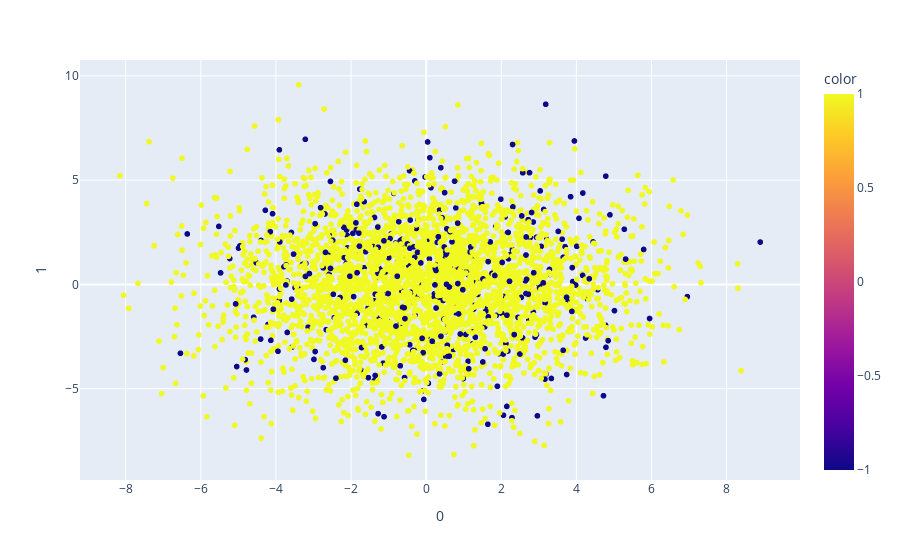

Here is the notebook cell this chart was saved with:
### Code cell
import plotly.express as px

pca = PCA(n_components=2)
components = pca.fit_transform(X_prep)

fig = px.scatter(components, x=0, y=1, color=y['target'])
fig.show()

### Figure 1 — Plotly figure (JSON) as saved in the notebook; plotly's stock layout.template omitted (floating-point values rounded to 4 significant figures; data arrays with more than 128 entries replaced by an {"elided": "..."} marker saying what was removed)
{"data": [{"hovertemplate": "0=%{x}<br>1=%{y}<br>color=%{marker.color}<extra></extra>", "legendgroup": "", "marker": {"color": {"elided": "3750 int values"}, "coloraxis": "coloraxis", "symbol": "circle"}, "mode": "markers", "name": "", "showlegend": false, "type": "scattergl", "x": {"elided": "3750 float values"}, "xaxis": "x", "y": {"elided": "3750 float values"}, "yaxis": "y"}], "layout": {"coloraxis": {"colorbar": {"title": {"text": "color"}}, "colorscale": [[0, "#0d0887"], [0.1111, "#46039f"], [0.2222, "#7201a8"], [0.3333, "#9c179e"], [0.4444, "#bd3786"], [0.5556, "#d8576b"], [0.6667, "#ed7953"], [0.7778, "#fb9f3a"], [0.8889, "#fdca26"], [1, "#f0f921"]]}, "legend": {"tracegroupgap": 0}, "margin": {"t": 60}, "xaxis": {"anchor": "y", "domain": [0, 1], "title": {"text": "0"}}, "yaxis": {"anchor": "x", "domain": [0, 1], "title": {"text": "1"}}}}
